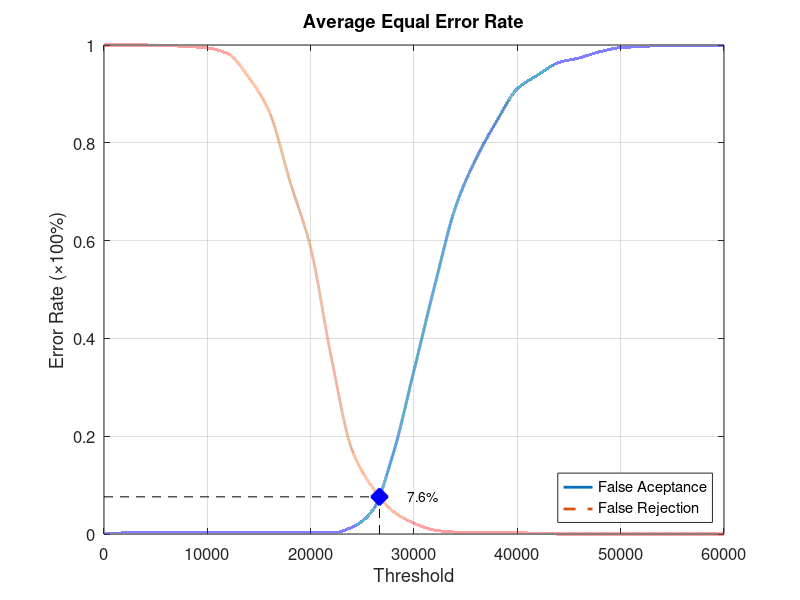
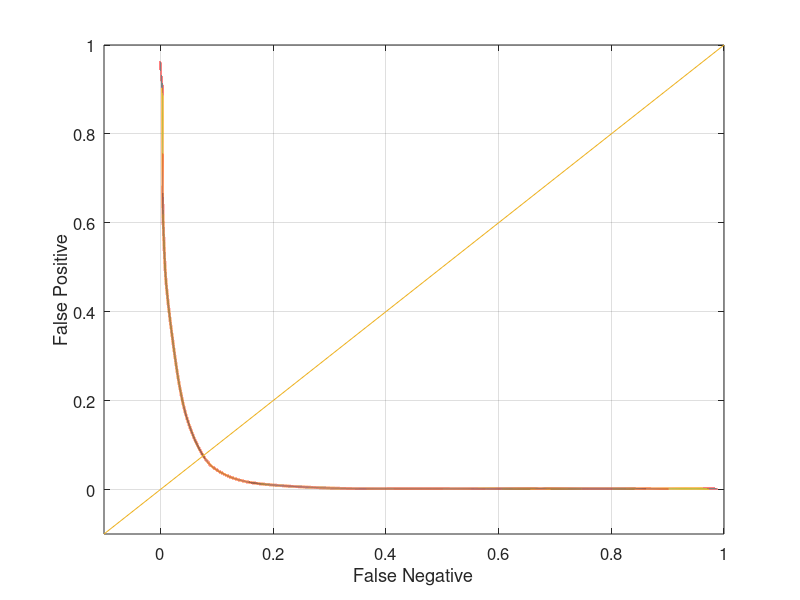

Source code (MATLAB) for these figures, in order:
function yEER = Database3Average
close all;
clear;
clc;
x = 0:2000:60000;
xq = 0:0.5:60000;

y0 = [0 0.00210526 0.00210526 0.00210526 0.00210526 0.00210526 0.00210526 0.00210526 0.00210526 0.00210526 0.00210526 0.00210526 0.0136842 0.0484211 0.165263 0.334737 0.507368 0.667368 0.767368 0.844211 0.910526 0.938947 0.964211 0.973684 0.986316 0.994737 0.996842 0.998947 0.998947 0.998947 1];
yy0 = interp1(x, y0, xq, 'pchip');
y1 = [1 1 1 0.999 0.997 0.994 0.982 0.934 0.863 0.721 0.585 0.361 0.172 0.095 0.046 0.022 0.008 0.004 0.004 0.004 0.003 0.001 0 0 0 0 0 0 0 0 0];
yy1 = interp1(x, y1, xq, 'pchip');

% Calculating EER: 
y2 = abs(y0 - y1);
find(y2 == min(y2))
yy2 = abs(yy0 - yy1);
xEER = find(yy2 == min(yy2));
xEERIndex = xq(xEER) % X-axis EER
yEER = yy0(xEER) % Y-axis EER

main = figure
plot(xq, yy0,'-','LineWidth', 2);	hold on
plot(xq, yy1,'--','LineWidth', 2);	hold on
plot([xEERIndex xEERIndex], [0 yEER], 'k--');	hold on
plot([0 xEERIndex], [yEER yEER], 'k--');	hold on
plot(xEERIndex, yEER, 'bx', 'LineWidth', 10);	hold on
text(xEERIndex + 10 * xEERIndex / 100, yEER, [num2str(round((10000 * yEER)) / 100) '%'])
legend('False Aceptance', 'False Rejection', 'Location', 'SouthEast')
xlabel('Threshold')
ylabel('Error Rate (\times100%)')
title('Average Equal Error Rate')
set(gca, 'FontSize', 12)
axis([0 60000 0 1])
grid on

print(main, 'Database3AverageMain', '-dpng');
FNRxFPR = figure('Color', [1 1 1]);
plot(yy1, yy0, '-', yy1, yy0, 'LineWidth', 2);
hold on
y = -0.1:0.1:1
plot(y, y); 
set(gca, 'FontSize', 12)
xlabel('False Negative')
ylabel('False Positive')
axis([-0.1 1 -0.1 1])
set(gca, 'FontSize', 12)
grid on

print(FNRxFPR, 'Database3AverageFNRxFPR','-dpng');
end
